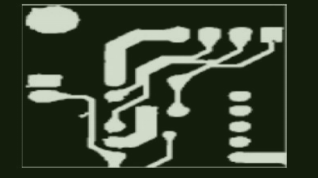
#> input picture DIP/img1_sub.png, 318 x 178 px
$ python 'Task(5) Image Subtraction.py'
#> lines starting #> are read from the running program, lines starting #| are printed output that depends on the picture
import cv2
import matplotlib.pyplot as plt

img1_sub = cv2.imread('img1_sub.png', 0)
#> img1_sub: shape (178, 318); min 21, max 215, mean 61.6
img2_sub = cv2.imread('img2_sub.png', 0)
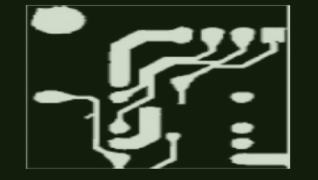
#> input picture DIP/img2_sub.png, 318 x 180 px
#> img2_sub: shape (180, 318); min 21, max 215, mean 58.7

# I made this because I took screenshots from the sheet
# Print the shapes of the images
print(f"Image 1 shape: {img1_sub.shape}")
#| Image 1 shape: (178, 318)
print(f"Image 2 shape: {img2_sub.shape}")
#| Image 2 shape: (180, 318)

# Resize img2_sub to match img1_sub if they are different sizes
if img1_sub.shape != img2_sub.shape:
    img2_sub = cv2.resize(img2_sub, (img1_sub.shape[1], img1_sub.shape[0]))
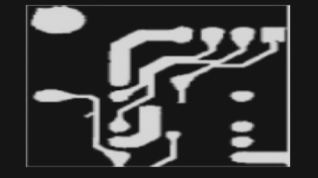
#> img2_sub: shape (178, 318); min 21, max 215, mean 58.7

changes = cv2.subtract(img1_sub, img2_sub)
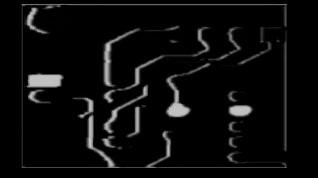
#> changes: shape (178, 318); min 0, max 194, mean 11.5

plt.figure(figsize=(20, 20))
plt.subplot(1, 3, 1), plt.imshow(img1_sub, cmap='gray')
plt.subplot(1, 3, 2), plt.imshow(img2_sub, cmap='gray')
plt.subplot(1, 3, 3), plt.imshow(changes, cmap='gray')
plt.show()
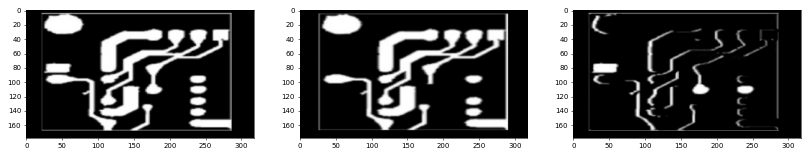
#> figure drawn by matplotlib, 3 panels
